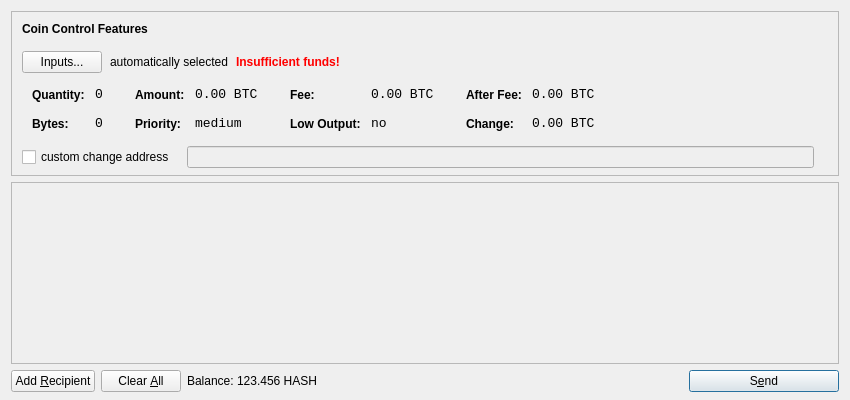
<?xml version="1.0" encoding="UTF-8"?>
<ui version="4.0">
 <class>SendCoinsDialog</class>
 <widget class="QDialog" name="SendCoinsDialog">
  <property name="geometry">
   <rect>
    <x>0</x>
    <y>0</y>
    <width>850</width>
    <height>400</height>
   </rect>
  </property>
  <property name="windowTitle">
   <string>Send Coins</string>
  </property>
  <layout class="QVBoxLayout" name="verticalLayout" stretch="0,1,0">
   <property name="bottomMargin">
    <number>8</number>
   </property>
   <item>
    <widget class="QFrame" name="frameCoinControl">
     <property name="sizePolicy">
      <sizepolicy hsizetype="Expanding" vsizetype="Expanding">
       <horstretch>0</horstretch>
       <verstretch>0</verstretch>
      </sizepolicy>
     </property>
     <property name="maximumSize">
      <size>
       <width>16777215</width>
       <height>16777215</height>
      </size>
     </property>
     <property name="frameShape">
      <enum>QFrame::StyledPanel</enum>
     </property>
     <property name="frameShadow">
      <enum>QFrame::Sunken</enum>
     </property>
     <layout class="QVBoxLayout" name="verticalLayoutCoinControl2">
      <property name="spacing">
       <number>-1</number>
      </property>
      <property name="leftMargin">
       <number>0</number>
      </property>
      <property name="topMargin">
       <number>0</number>
      </property>
      <property name="rightMargin">
       <number>0</number>
      </property>
      <property name="bottomMargin">
       <number>6</number>
      </property>
      <item>
       <layout class="QVBoxLayout" name="verticalLayoutCoinControl" stretch="0,0,0,0,1">
        <property name="spacing">
         <number>0</number>
        </property>
        <property name="leftMargin">
         <number>10</number>
        </property>
        <property name="topMargin">
         <number>10</number>
        </property>
        <item>
         <layout class="QHBoxLayout" name="horizontalLayoutCoinControl1">
          <property name="bottomMargin">
           <number>15</number>
          </property>
          <item>
           <widget class="QLabel" name="labelCoinControlFeatures">
            <property name="sizePolicy">
             <sizepolicy hsizetype="Preferred" vsizetype="Maximum">
              <horstretch>0</horstretch>
              <verstretch>0</verstretch>
             </sizepolicy>
            </property>
            <property name="font">
             <font>
              <weight>75</weight>
              <bold>true</bold>
             </font>
            </property>
            <property name="styleSheet">
             <string notr="true">font-weight:bold;</string>
            </property>
            <property name="text">
             <string>Coin Control Features</string>
            </property>
           </widget>
          </item>
         </layout>
        </item>
        <item>
         <layout class="QHBoxLayout" name="horizontalLayoutCoinControl2" stretch="0,0,0,0">
          <property name="spacing">
           <number>8</number>
          </property>
          <property name="bottomMargin">
           <number>10</number>
          </property>
          <item>
           <widget class="QPushButton" name="pushButtonCoinControl">
            <property name="styleSheet">
             <string notr="true"/>
            </property>
            <property name="text">
             <string>Inputs...</string>
            </property>
           </widget>
          </item>
          <item>
           <widget class="QLabel" name="labelCoinControlAutomaticallySelected">
            <property name="text">
             <string>automatically selected</string>
            </property>
            <property name="margin">
             <number>5</number>
            </property>
           </widget>
          </item>
          <item>
           <widget class="QLabel" name="labelCoinControlInsuffFunds">
            <property name="font">
             <font>
              <weight>75</weight>
              <bold>true</bold>
             </font>
            </property>
            <property name="styleSheet">
             <string notr="true">color:red;font-weight:bold;</string>
            </property>
            <property name="text">
             <string>Insufficient funds!</string>
            </property>
            <property name="margin">
             <number>5</number>
            </property>
           </widget>
          </item>
          <item>
           <spacer name="horizontalSpacerCoinControl">
            <property name="orientation">
             <enum>Qt::Horizontal</enum>
            </property>
            <property name="sizeHint" stdset="0">
             <size>
              <width>40</width>
              <height>1</height>
             </size>
            </property>
           </spacer>
          </item>
         </layout>
        </item>
        <item>
         <widget class="QWidget" name="widgetCoinControl" native="true">
          <property name="sizePolicy">
           <sizepolicy hsizetype="Preferred" vsizetype="Preferred">
            <horstretch>0</horstretch>
            <verstretch>0</verstretch>
           </sizepolicy>
          </property>
          <property name="minimumSize">
           <size>
            <width>0</width>
            <height>0</height>
           </size>
          </property>
          <property name="styleSheet">
           <string notr="true"/>
          </property>
          <layout class="QHBoxLayout" name="horizontalLayoutCoinControl5">
           <property name="margin">
            <number>0</number>
           </property>
           <item>
            <layout class="QHBoxLayout" name="horizontalLayoutCoinControl3" stretch="0,0,0,1">
             <property name="spacing">
              <number>20</number>
             </property>
             <property name="topMargin">
              <number>0</number>
             </property>
             <property name="bottomMargin">
              <number>10</number>
             </property>
             <item>
              <layout class="QFormLayout" name="formLayoutCoinControl1">
               <property name="horizontalSpacing">
                <number>10</number>
               </property>
               <property name="verticalSpacing">
                <number>14</number>
               </property>
               <property name="leftMargin">
                <number>10</number>
               </property>
               <property name="topMargin">
                <number>4</number>
               </property>
               <property name="rightMargin">
                <number>6</number>
               </property>
               <item row="0" column="0">
                <widget class="QLabel" name="labelCoinControlQuantityText">
                 <property name="styleSheet">
                  <string notr="true">font-weight:bold;</string>
                 </property>
                 <property name="text">
                  <string>Quantity:</string>
                 </property>
                 <property name="margin">
                  <number>0</number>
                 </property>
                </widget>
               </item>
               <item row="0" column="1">
                <widget class="QLabel" name="labelCoinControlQuantity">
                 <property name="font">
                  <font>
                   <family>Monospace</family>
                   <pointsize>10</pointsize>
                  </font>
                 </property>
                 <property name="cursor">
                  <cursorShape>IBeamCursor</cursorShape>
                 </property>
                 <property name="contextMenuPolicy">
                  <enum>Qt::ActionsContextMenu</enum>
                 </property>
                 <property name="text">
                  <string notr="true">0</string>
                 </property>
                 <property name="margin">
                  <number>0</number>
                 </property>
                 <property name="textInteractionFlags">
                  <set>Qt::LinksAccessibleByMouse|Qt::TextSelectableByKeyboard|Qt::TextSelectableByMouse</set>
                 </property>
                </widget>
               </item>
               <item row="1" column="0">
                <widget class="QLabel" name="labelCoinControlBytesText">
                 <property name="styleSheet">
                  <string notr="true">font-weight:bold;</string>
                 </property>
                 <property name="text">
                  <string>Bytes:</string>
                 </property>
                </widget>
               </item>
               <item row="1" column="1">
                <widget class="QLabel" name="labelCoinControlBytes">
                 <property name="font">
                  <font>
                   <family>Monospace</family>
                   <pointsize>10</pointsize>
                  </font>
                 </property>
                 <property name="cursor">
                  <cursorShape>IBeamCursor</cursorShape>
                 </property>
                 <property name="contextMenuPolicy">
                  <enum>Qt::ActionsContextMenu</enum>
                 </property>
                 <property name="text">
                  <string notr="true">0</string>
                 </property>
                 <property name="textInteractionFlags">
                  <set>Qt::LinksAccessibleByMouse|Qt::TextSelectableByKeyboard|Qt::TextSelectableByMouse</set>
                 </property>
                </widget>
               </item>
              </layout>
             </item>
             <item>
              <layout class="QFormLayout" name="formLayoutCoinControl2">
               <property name="horizontalSpacing">
                <number>10</number>
               </property>
               <property name="verticalSpacing">
                <number>14</number>
               </property>
               <property name="leftMargin">
                <number>6</number>
               </property>
               <property name="topMargin">
                <number>4</number>
               </property>
               <property name="rightMargin">
                <number>6</number>
               </property>
               <item row="0" column="0">
                <widget class="QLabel" name="labelCoinControlAmountText">
                 <property name="styleSheet">
                  <string notr="true">font-weight:bold;</string>
                 </property>
                 <property name="text">
                  <string>Amount:</string>
                 </property>
                 <property name="margin">
                  <number>0</number>
                 </property>
                </widget>
               </item>
               <item row="0" column="1">
                <widget class="QLabel" name="labelCoinControlAmount">
                 <property name="font">
                  <font>
                   <family>Monospace</family>
                   <pointsize>10</pointsize>
                  </font>
                 </property>
                 <property name="cursor">
                  <cursorShape>IBeamCursor</cursorShape>
                 </property>
                 <property name="contextMenuPolicy">
                  <enum>Qt::ActionsContextMenu</enum>
                 </property>
                 <property name="text">
                  <string notr="true">0.00 BTC</string>
                 </property>
                 <property name="textInteractionFlags">
                  <set>Qt::LinksAccessibleByMouse|Qt::TextSelectableByKeyboard|Qt::TextSelectableByMouse</set>
                 </property>
                </widget>
               </item>
               <item row="1" column="0">
                <widget class="QLabel" name="labelCoinControlPriorityText">
                 <property name="styleSheet">
                  <string notr="true">font-weight:bold;</string>
                 </property>
                 <property name="text">
                  <string>Priority:</string>
                 </property>
                </widget>
               </item>
               <item row="1" column="1">
                <widget class="QLabel" name="labelCoinControlPriority">
                 <property name="font">
                  <font>
                   <family>Monospace</family>
                   <pointsize>10</pointsize>
                  </font>
                 </property>
                 <property name="cursor">
                  <cursorShape>IBeamCursor</cursorShape>
                 </property>
                 <property name="contextMenuPolicy">
                  <enum>Qt::ActionsContextMenu</enum>
                 </property>
                 <property name="text">
                  <string>medium</string>
                 </property>
                 <property name="textInteractionFlags">
                  <set>Qt::LinksAccessibleByMouse|Qt::TextSelectableByKeyboard|Qt::TextSelectableByMouse</set>
                 </property>
                </widget>
               </item>
              </layout>
             </item>
             <item>
              <layout class="QFormLayout" name="formLayoutCoinControl3">
               <property name="horizontalSpacing">
                <number>10</number>
               </property>
               <property name="verticalSpacing">
                <number>14</number>
               </property>
               <property name="leftMargin">
                <number>6</number>
               </property>
               <property name="topMargin">
                <number>4</number>
               </property>
               <property name="rightMargin">
                <number>6</number>
               </property>
               <item row="0" column="0">
                <widget class="QLabel" name="labelCoinControlFeeText">
                 <property name="styleSheet">
                  <string notr="true">font-weight:bold;</string>
                 </property>
                 <property name="text">
                  <string>Fee:</string>
                 </property>
                 <property name="margin">
                  <number>0</number>
                 </property>
                </widget>
               </item>
               <item row="0" column="1">
                <widget class="QLabel" name="labelCoinControlFee">
                 <property name="font">
                  <font>
                   <family>Monospace</family>
                   <pointsize>10</pointsize>
                  </font>
                 </property>
                 <property name="cursor">
                  <cursorShape>IBeamCursor</cursorShape>
                 </property>
                 <property name="contextMenuPolicy">
                  <enum>Qt::ActionsContextMenu</enum>
                 </property>
                 <property name="text">
                  <string notr="true">0.00 BTC</string>
                 </property>
                 <property name="textInteractionFlags">
                  <set>Qt::LinksAccessibleByMouse|Qt::TextSelectableByKeyboard|Qt::TextSelectableByMouse</set>
                 </property>
                </widget>
               </item>
               <item row="1" column="0">
                <widget class="QLabel" name="labelCoinControlLowOutputText">
                 <property name="styleSheet">
                  <string notr="true">font-weight:bold;</string>
                 </property>
                 <property name="text">
                  <string>Low Output:</string>
                 </property>
                </widget>
               </item>
               <item row="1" column="1">
                <widget class="QLabel" name="labelCoinControlLowOutput">
                 <property name="font">
                  <font>
                   <family>Monospace</family>
                   <pointsize>10</pointsize>
                  </font>
                 </property>
                 <property name="cursor">
                  <cursorShape>IBeamCursor</cursorShape>
                 </property>
                 <property name="contextMenuPolicy">
                  <enum>Qt::ActionsContextMenu</enum>
                 </property>
                 <property name="text">
                  <string>no</string>
                 </property>
                 <property name="textInteractionFlags">
                  <set>Qt::LinksAccessibleByMouse|Qt::TextSelectableByKeyboard|Qt::TextSelectableByMouse</set>
                 </property>
                </widget>
               </item>
              </layout>
             </item>
             <item>
              <layout class="QFormLayout" name="formLayoutCoinControl4">
               <property name="horizontalSpacing">
                <number>10</number>
               </property>
               <property name="verticalSpacing">
                <number>14</number>
               </property>
               <property name="leftMargin">
                <number>6</number>
               </property>
               <property name="topMargin">
                <number>4</number>
               </property>
               <property name="rightMargin">
                <number>6</number>
               </property>
               <item row="0" column="0">
                <widget class="QLabel" name="labelCoinControlAfterFeeText">
                 <property name="styleSheet">
                  <string notr="true">font-weight:bold;</string>
                 </property>
                 <property name="text">
                  <string>After Fee:</string>
                 </property>
                 <property name="margin">
                  <number>0</number>
                 </property>
                </widget>
               </item>
               <item row="0" column="1">
                <widget class="QLabel" name="labelCoinControlAfterFee">
                 <property name="font">
                  <font>
                   <family>Monospace</family>
                   <pointsize>10</pointsize>
                  </font>
                 </property>
                 <property name="cursor">
                  <cursorShape>IBeamCursor</cursorShape>
                 </property>
                 <property name="contextMenuPolicy">
                  <enum>Qt::ActionsContextMenu</enum>
                 </property>
                 <property name="text">
                  <string notr="true">0.00 BTC</string>
                 </property>
                 <property name="textInteractionFlags">
                  <set>Qt::LinksAccessibleByMouse|Qt::TextSelectableByKeyboard|Qt::TextSelectableByMouse</set>
                 </property>
                </widget>
               </item>
               <item row="1" column="0">
                <widget class="QLabel" name="labelCoinControlChangeText">
                 <property name="styleSheet">
                  <string notr="true">font-weight:bold;</string>
                 </property>
                 <property name="text">
                  <string>Change:</string>
                 </property>
                </widget>
               </item>
               <item row="1" column="1">
                <widget class="QLabel" name="labelCoinControlChange">
                 <property name="font">
                  <font>
                   <family>Monospace</family>
                   <pointsize>10</pointsize>
                  </font>
                 </property>
                 <property name="cursor">
                  <cursorShape>IBeamCursor</cursorShape>
                 </property>
                 <property name="contextMenuPolicy">
                  <enum>Qt::ActionsContextMenu</enum>
                 </property>
                 <property name="text">
                  <string notr="true">0.00 BTC</string>
                 </property>
                 <property name="textInteractionFlags">
                  <set>Qt::LinksAccessibleByMouse|Qt::TextSelectableByKeyboard|Qt::TextSelectableByMouse</set>
                 </property>
                </widget>
               </item>
              </layout>
             </item>
            </layout>
           </item>
          </layout>
         </widget>
        </item>
        <item>
         <layout class="QHBoxLayout" name="horizontalLayoutCoinControl4" stretch="0,0,0">
          <property name="spacing">
           <number>12</number>
          </property>
          <property name="sizeConstraint">
           <enum>QLayout::SetDefaultConstraint</enum>
          </property>
          <property name="topMargin">
           <number>5</number>
          </property>
          <property name="rightMargin">
           <number>5</number>
          </property>
          <item>
           <widget class="QCheckBox" name="checkBoxCoinControlChange">
            <property name="text">
             <string>custom change address</string>
            </property>
           </widget>
          </item>
          <item>
           <widget class="QLineEdit" name="lineEditCoinControlChange">
            <property name="enabled">
             <bool>false</bool>
            </property>
            <property name="sizePolicy">
             <sizepolicy hsizetype="Expanding" vsizetype="Fixed">
              <horstretch>0</horstretch>
              <verstretch>0</verstretch>
             </sizepolicy>
            </property>
           </widget>
          </item>
          <item>
           <widget class="QLabel" name="labelCoinControlChangeLabel">
            <property name="sizePolicy">
             <sizepolicy hsizetype="Preferred" vsizetype="Expanding">
              <horstretch>0</horstretch>
              <verstretch>0</verstretch>
             </sizepolicy>
            </property>
            <property name="minimumSize">
             <size>
              <width>0</width>
              <height>0</height>
             </size>
            </property>
            <property name="text">
             <string/>
            </property>
            <property name="margin">
             <number>3</number>
            </property>
           </widget>
          </item>
         </layout>
        </item>
        <item>
         <spacer name="verticalSpacerCoinControl">
          <property name="orientation">
           <enum>Qt::Vertical</enum>
          </property>
          <property name="sizeHint" stdset="0">
           <size>
            <width>800</width>
            <height>1</height>
           </size>
          </property>
         </spacer>
        </item>
       </layout>
      </item>
     </layout>
    </widget>
   </item>
   <item>
    <widget class="QScrollArea" name="scrollArea">
     <property name="widgetResizable">
      <bool>true</bool>
     </property>
     <widget class="QWidget" name="scrollAreaWidgetContents">
      <property name="geometry">
       <rect>
        <x>0</x>
        <y>0</y>
        <width>830</width>
        <height>165</height>
       </rect>
      </property>
      <layout class="QVBoxLayout" name="verticalLayout_2">
       <property name="margin">
        <number>0</number>
       </property>
       <item>
        <layout class="QVBoxLayout" name="entries">
         <property name="spacing">
          <number>6</number>
         </property>
        </layout>
       </item>
       <item>
        <spacer name="verticalSpacer">
         <property name="orientation">
          <enum>Qt::Vertical</enum>
         </property>
         <property name="sizeHint" stdset="0">
          <size>
           <width>20</width>
           <height>40</height>
          </size>
         </property>
        </spacer>
       </item>
      </layout>
     </widget>
    </widget>
   </item>
   <item>
    <layout class="QHBoxLayout" name="horizontalLayout">
     <item>
      <widget class="QPushButton" name="addButton">
       <property name="toolTip">
        <string>Send to multiple recipients at once</string>
       </property>
       <property name="text">
        <string>Add &amp;Recipient</string>
       </property>
       <property name="icon">
        <iconset resource="../hashcoin.qrc">
         <normaloff>:/icons/add</normaloff>:/icons/add</iconset>
       </property>
       <property name="autoDefault">
        <bool>false</bool>
       </property>
      </widget>
     </item>
     <item>
      <widget class="QPushButton" name="clearButton">
       <property name="sizePolicy">
        <sizepolicy hsizetype="Minimum" vsizetype="Fixed">
         <horstretch>0</horstretch>
         <verstretch>0</verstretch>
        </sizepolicy>
       </property>
       <property name="toolTip">
        <string>Remove all transaction fields</string>
       </property>
       <property name="text">
        <string>Clear &amp;All</string>
       </property>
       <property name="icon">
        <iconset resource="../hashcoin.qrc">
         <normaloff>:/icons/remove</normaloff>:/icons/remove</iconset>
       </property>
       <property name="autoRepeatDelay">
        <number>300</number>
       </property>
       <property name="autoDefault">
        <bool>false</bool>
       </property>
      </widget>
     </item>
     <item>
      <layout class="QHBoxLayout" name="horizontalLayout_2">
       <property name="spacing">
        <number>3</number>
       </property>
       <item>
        <widget class="QLabel" name="label">
         <property name="text">
          <string>Balance:</string>
         </property>
        </widget>
       </item>
       <item>
        <widget class="QLabel" name="labelBalance">
         <property name="cursor">
          <cursorShape>IBeamCursor</cursorShape>
         </property>
         <property name="text">
          <string>123.456 HASH</string>
         </property>
         <property name="textInteractionFlags">
          <set>Qt::LinksAccessibleByMouse|Qt::TextSelectableByKeyboard|Qt::TextSelectableByMouse</set>
         </property>
        </widget>
       </item>
      </layout>
     </item>
     <item>
      <spacer name="horizontalSpacer">
       <property name="orientation">
        <enum>Qt::Horizontal</enum>
       </property>
       <property name="sizeHint" stdset="0">
        <size>
         <width>40</width>
         <height>20</height>
        </size>
       </property>
      </spacer>
     </item>
     <item>
      <widget class="QPushButton" name="sendButton">
       <property name="minimumSize">
        <size>
         <width>150</width>
         <height>0</height>
        </size>
       </property>
       <property name="toolTip">
        <string>Confirm the send action</string>
       </property>
       <property name="text">
        <string>S&amp;end</string>
       </property>
       <property name="icon">
        <iconset resource="../hashcoin.qrc">
         <normaloff>:/icons/send</normaloff>:/icons/send</iconset>
       </property>
       <property name="default">
        <bool>true</bool>
       </property>
      </widget>
     </item>
    </layout>
   </item>
  </layout>
 </widget>
 <resources>
  <include location="../hashcoin.qrc"/>
 </resources>
 <connections/>
</ui>
